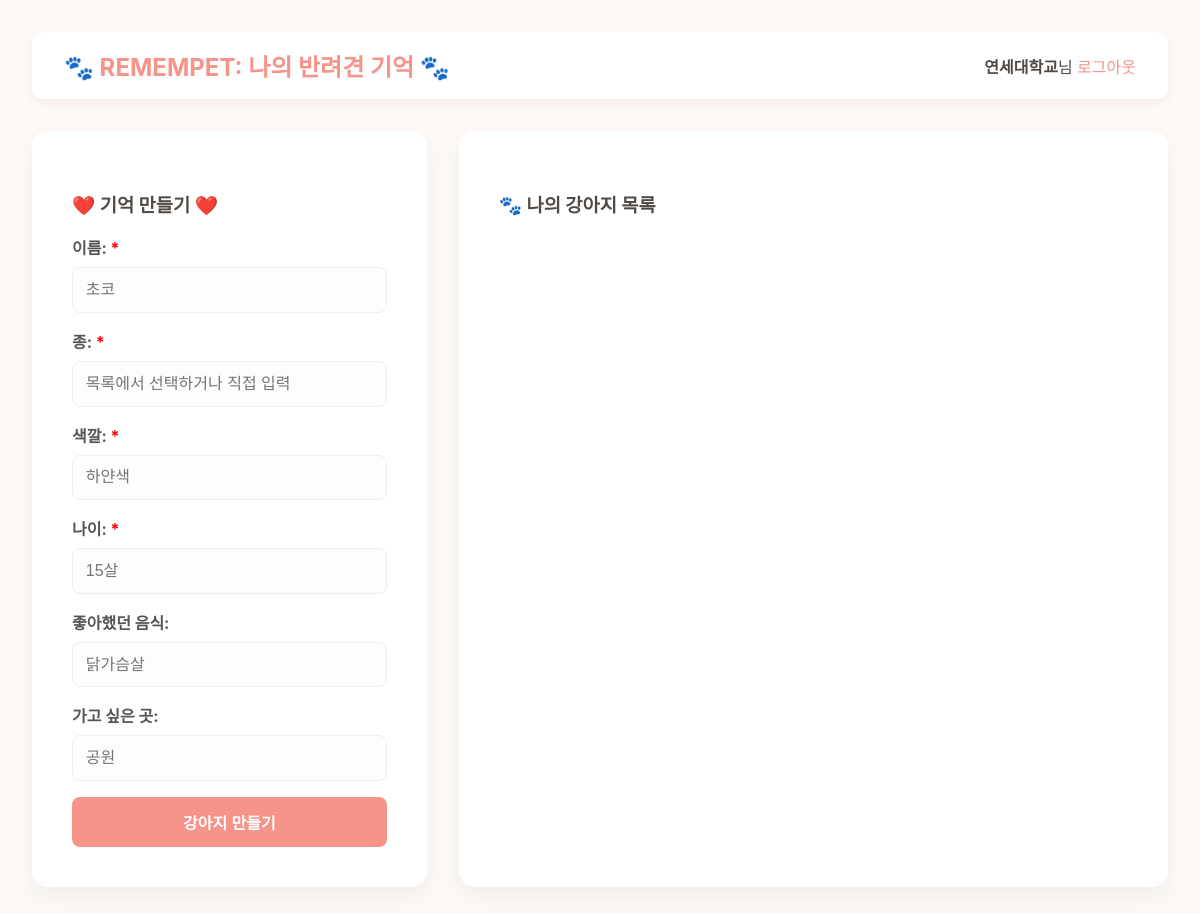
Page /home (signed in) on the earlier database version.
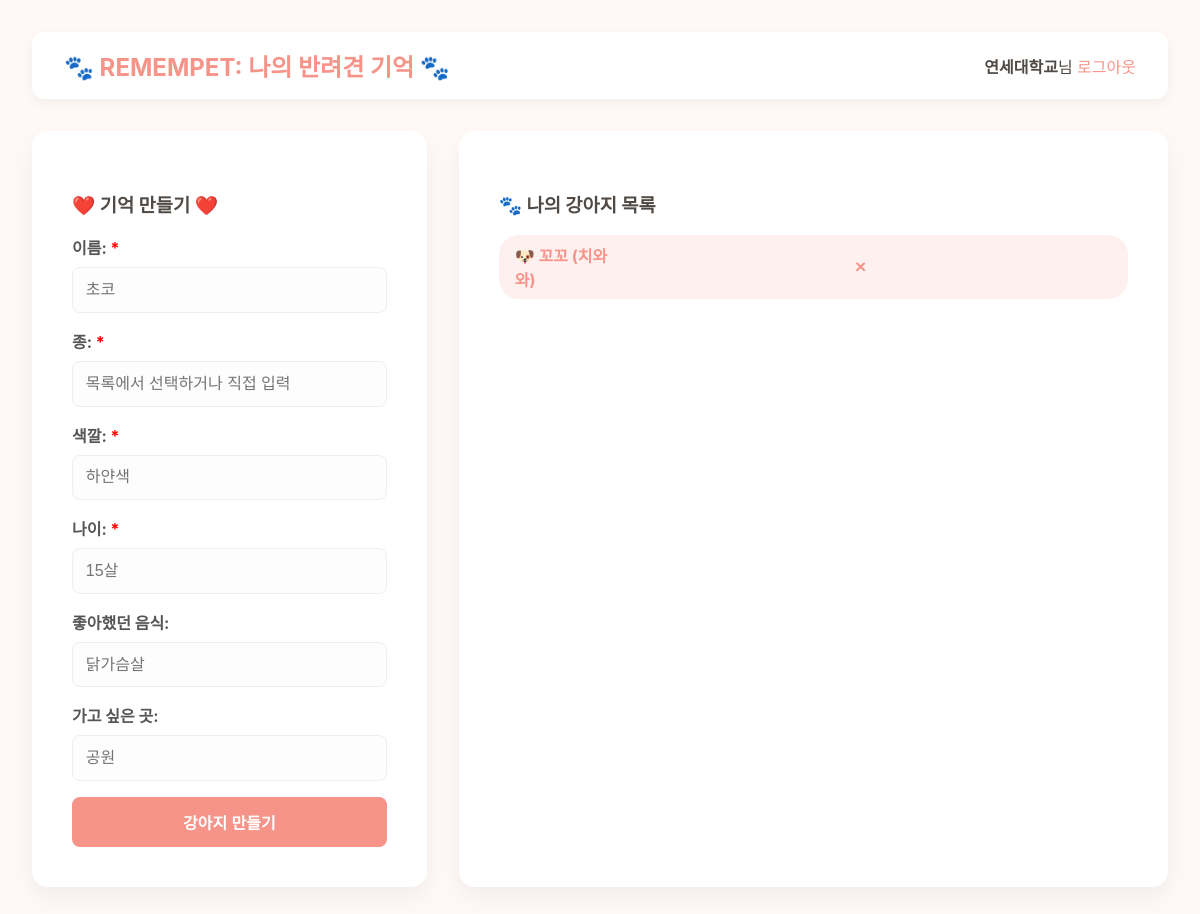
Same page on the later database version.
### app.py (models this page shows)
class User(db.Model, UserMixin):
    id = db.Column(db.Integer, primary_key=True)
    username = db.Column(db.String(20), unique=True, nullable=False)
    password = db.Column(db.String(60), nullable=False)
    pets = db.relationship('Pet', backref='owner', lazy=True)

class Pet(db.Model):
    id = db.Column(db.Integer, primary_key=True)
    name = db.Column(db.String(100), nullable=False)
    breed = db.Column(db.String(100))
    color = db.Column(db.String(100))
    age = db.Column(db.String(50))
    favorite_food = db.Column(db.String(100))
    background = db.Column(db.String(100))
    image_file = db.Column(db.String(100), nullable=False, default='default.jpg')
    persona_prompt = db.Column(db.Text)
    user_id = db.Column(db.Integer, db.ForeignKey('user.id'), nullable=False)
    chat_history = db.relationship('ChatHistory', backref='pet', lazy=True, cascade="all, delete-orphan")

### app.py (the view)
@app.route("/")
@app.route("/home")
@login_required
def home():
    pets = Pet.query.filter_by(owner=current_user).all()
    return render_template('index.html', pets=pets)

### app.py (called while the page is built)
@login_manager.user_loader
def load_user(user_id):
    return User.query.get(int(user_id))

### templates/index.html (shortened to what this page needs)
<!DOCTYPE html>
<html lang="ko">
<head>
</head>
<body>
    <nav>
        <h2>🐾 REMEMPET: 나의 반려견 기억 🐾</h2>
        <div><strong>{{ current_user.username }}</strong>님 <a href="{{ url_for('logout') }}">로그아웃</a></div>
    </nav>
    <div class="container">
        <aside class="sidebar">
            <h3>❤️ 기억 만들기 ❤️</h3>
            <label>이름: <span style="color:red">*</span></label>
            <input type="text" id="name_input" placeholder="초코">
            <label>종: <span style="color:red">*</span></label>
            <input list="breeds" id="breed_input" placeholder="목록에서 선택하거나 직접 입력">
            <label>색깔: <span style="color:red">*</span></label>
            <input type="text" id="color_input" placeholder="하얀색">
            <label>나이: <span style="color:red">*</span></label>
            <input type="text" id="age_input" placeholder="15살">
            <label>좋아했던 음식:</label> <input type="text" id="food_input" placeholder="닭가슴살">
            <label>가고 싶은 곳:</label> <input type="text" id="background_input" placeholder="공원">
            <button id="create_btn">강아지 만들기</button>
        </aside>
        <main class="main-content">
            <h3>🐾 나의 강아지 목록</h3>
            <div class="pet-list" id="pet-list-container">
                {% for pet in pets %}
                    <div class="pet-item" data-pet-id="{{ pet.id }}">
                        <a href="{{ url_for('chat_page', pet_id=pet.id) }}">🐶 {{ pet.name }} ({{ pet.breed }})</a>
                        <button class="delete-btn">×</button>
                    </div>
                {% endfor %}
            </div>
        </main>
    </div>
</body>
</html>

### templates/index.html (style rules this page uses)
body { font-family: -apple-system, BlinkMacSystemFont, "Segoe UI", Roboto, "Helvetica Neue", Arial, sans-serif; background-color: #fef9f6; color: #4F4A45; margin: 0; padding: 2rem; }
nav { display: flex; justify-content: space-between; align-items: center; background: white; padding: 1rem 2rem; border-radius: 12px; box-shadow: 0 4px 12px rgba(0,0,0,0.05); }
nav h2 { margin: 0; color: #F79489; }
nav a { color: #F79489; text-decoration: none; font-weight: 500; }
.container { display: flex; flex-wrap: wrap; gap: 2rem; margin-top: 2rem; }
.sidebar { flex: 1; min-width: 300px; background: white; padding: 2.5rem; border-radius: 16px; box-shadow: 0 10px 25px rgba(0,0,0,0.05); }
.main-content { flex: 2; min-width: 300px; background: white; padding: 2.5rem; border-radius: 16px; box-shadow: 0 10px 25px rgba(0,0,0,0.05); }
input { display: block; width: 100%; padding: 0.8rem; margin-bottom: 1rem; border: 1px solid #eee; border-radius: 8px; box-sizing: border-box; font-size: 1rem; background: #fdfdfd; }
label { font-weight: bold; margin-bottom: 0.5rem; display: block; color: #555; }
button { width: 100%; padding: 0.8rem; background-color: #F79489; color: white; border: none; border-radius: 8px; cursor: pointer; font-size: 1rem; font-weight: bold; }
.pet-list { display: flex; flex-direction: column; gap: 0.75rem; }
.pet-item { display: flex; justify-content: space-between; align-items: center; background: #fdf0ee; border-radius: 20px; padding: 0.5rem 1rem; }
.pet-item a { text-decoration: none; color: #F79489; font-weight: bold; flex-grow: 1; }
.delete-btn { background: none; border: none; color: #F79489; cursor: pointer; font-size: 1.2rem; padding: 0 0.5rem; }

Differences in the rows shown:
added Pet: name "꼬꼬", breed "치와와"
